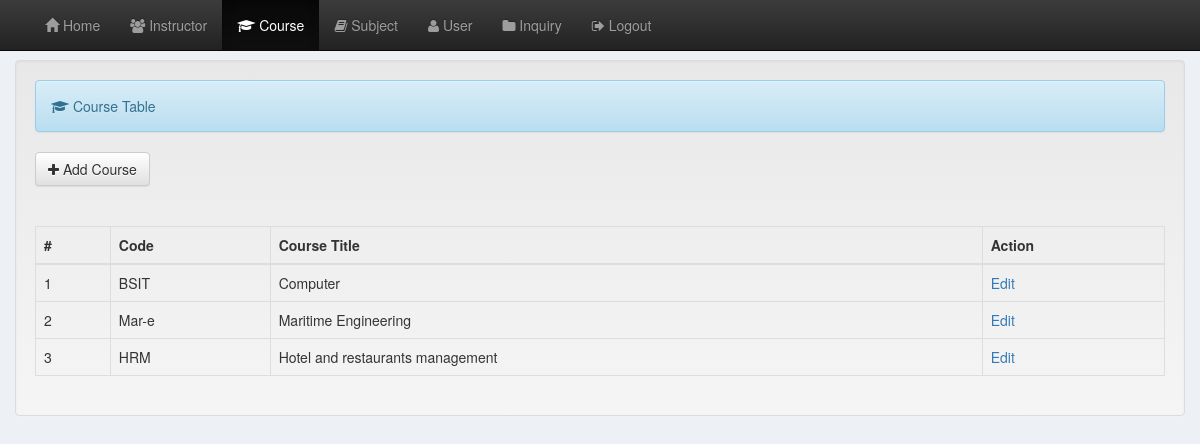
The page /registrar/course.php (signed in) on the database its author committed.
### tables this page shows
CREATE TABLE `course` (
  `course_id` int(11) NOT NULL,
  `code` varchar(35) NOT NULL,
  `title` varchar(35) NOT NULL
);

### registrar/course.php (the view, shortened to what this page needs)
<?php require_once('include/navbar_course.php');
 require_once('../modal/edit_profile.php'); ?>
<!DOCTYPE html PUBLIC "-//W3C//DTD XHTML 1.0 Transitional//EN"
    "http://www.w3.org/TR/xhtml1/DTD/xhtml1-transitional.dtd">
<html xmlns="http://www.w3.org/1999/xhtml">
<head>
</head>
<body class="container-fluid">
<br><br><br>
<div class="well">
    <div class="alert alert-info"><i class="fa fa-graduation-cap"></i>&nbsp;Course Table</div>
    <table class="table table-bordered">
        <button type="button" class="btn btn-default" data-toggle="modal" data-target="#add_course"><i
                class="fa fa-plus"></i>&nbsp;Add Course
        </button>
        <?php include('../modal/add_course.php'); ?>
        <thead>
        <tr>
            <br><br>
            <th>#</th>
            <th>Code</th>
            <th>Course Title</th>
            <th>Action</th>
        </tr>
        </thead>
        <?php
        $a = 0;
        $query = mysql_query("select * from course order by course_id asc") or die(mysql_error());
        while ($course = mysql_fetch_array($query)) {
            $a++;
            $id = $course['course_id']; ?>
            <tr>
                <td><?php echo $a; ?></td>
                <td><?php echo $course['code']; ?></td>
                <td><?php echo $course['title'] ?></td>
                <td><a href="#edit_course<?php echo $id; ?>" id="<?php echo $id; ?>" title="Edit" data-toggle="modal" style="text-decoration: none;">Edit</a></td>
                <?php include('../modal/edit_course.php'); ?>
            </tr>
            <?php
        }
        ?>
</body>
</html>

### registrar/include/navbar_course.php (style rules this page uses)
body { background:#edf0f5 ; }

### rows shown on the page
course: code "BSIT", title "Computer"
course: code "Mar-e", title "Maritime Engineering"
course: code "HRM", title "Hotel and restaurants management"
